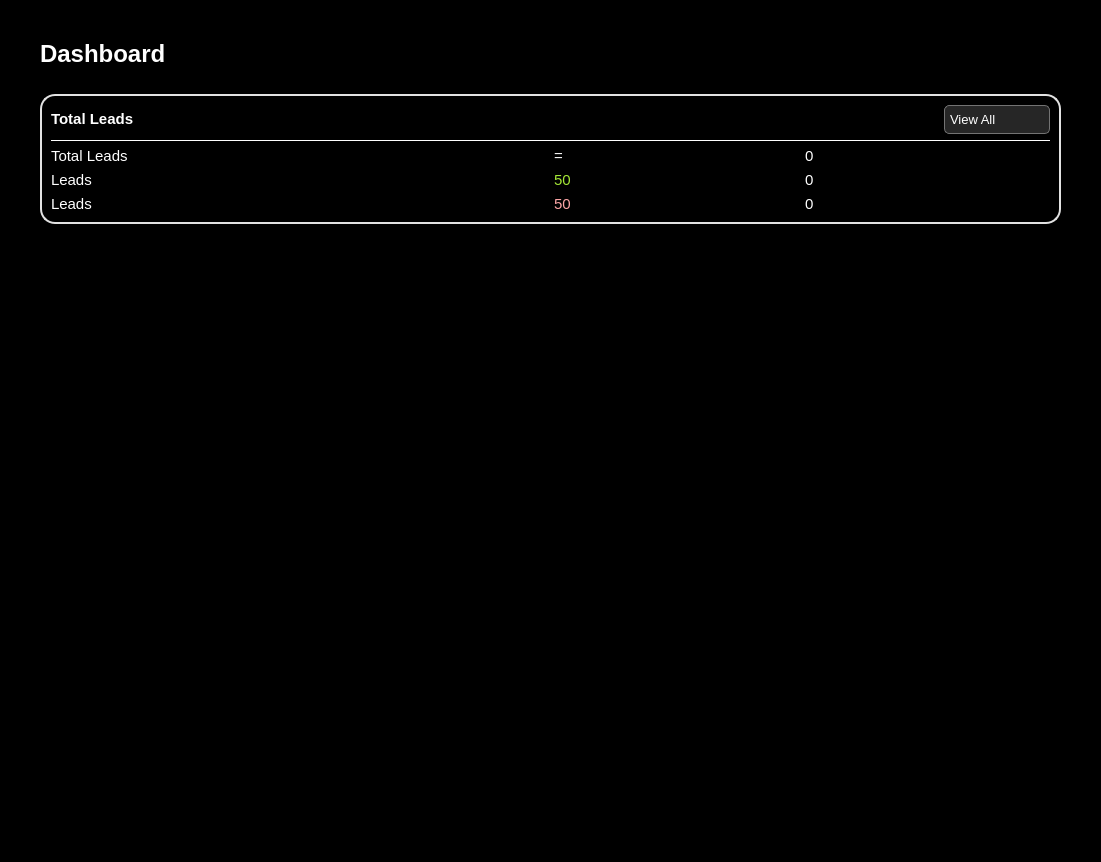
<?xml version="1.0" encoding="UTF-8"?>
<ui version="4.0">
 <class>dashboard</class>
 <widget class="QWidget" name="dashboard">
  <property name="geometry">
   <rect>
    <x>0</x>
    <y>0</y>
    <width>1101</width>
    <height>862</height>
   </rect>
  </property>
  <property name="windowTitle">
   <string>Dashboard</string>
  </property>
  <property name="styleSheet">
   <string notr="true">background-color: rgb(0, 0, 0);</string>
  </property>
  <layout class="QGridLayout" name="gridLayout">
   <item row="0" column="1">
    <spacer name="horizontalSpacer_2">
     <property name="orientation">
      <enum>Qt::Orientation::Horizontal</enum>
     </property>
     <property name="sizeHint" stdset="0">
      <size>
       <width>40</width>
       <height>20</height>
      </size>
     </property>
    </spacer>
   </item>
   <item row="1" column="0">
    <spacer name="verticalSpacer">
     <property name="orientation">
      <enum>Qt::Orientation::Vertical</enum>
     </property>
     <property name="sizeHint" stdset="0">
      <size>
       <width>20</width>
       <height>40</height>
      </size>
     </property>
    </spacer>
   </item>
   <item row="1" column="1">
    <layout class="QVBoxLayout" name="verticalLayout_23">
     <item>
      <layout class="QVBoxLayout" name="verticalLayout_2">
       <item>
        <widget class="QFrame" name="frame">
         <property name="styleSheet">
          <string notr="true">border: none;
</string>
         </property>
         <property name="frameShape">
          <enum>QFrame::Shape::StyledPanel</enum>
         </property>
         <property name="frameShadow">
          <enum>QFrame::Shadow::Raised</enum>
         </property>
         <layout class="QVBoxLayout" name="verticalLayout_3">
          <item>
           <layout class="QHBoxLayout" name="horizontalLayout_17">
            <item>
             <widget class="QLabel" name="leadprofile_lbl">
              <property name="sizePolicy">
               <sizepolicy hsizetype="Expanding" vsizetype="Fixed">
                <horstretch>0</horstretch>
                <verstretch>0</verstretch>
               </sizepolicy>
              </property>
              <property name="font">
               <font>
                <pointsize>18</pointsize>
                <bold>true</bold>
               </font>
              </property>
              <property name="styleSheet">
               <string notr="true">background: transparent;
color: #fff;
border: none;</string>
              </property>
              <property name="text">
               <string>Dashboard</string>
              </property>
             </widget>
            </item>
           </layout>
          </item>
          <item>
           <spacer name="horizontalSpacer_5">
            <property name="orientation">
             <enum>Qt::Orientation::Horizontal</enum>
            </property>
            <property name="sizeHint" stdset="0">
             <size>
              <width>40</width>
              <height>20</height>
             </size>
            </property>
           </spacer>
          </item>
          <item>
           <layout class="QHBoxLayout" name="horizontalLayout_16">
            <item>
             <layout class="QVBoxLayout" name="verticalLayout_4">
              <item>
               <layout class="QVBoxLayout" name="verticalLayout_7">
                <item>
                 <widget class="QFrame" name="frame_2">
                  <property name="styleSheet">
                   <string notr="true">border: 2px solid rgb(226, 226, 226);
border-radius: 15px;</string>
                  </property>
                  <property name="frameShape">
                   <enum>QFrame::Shape::StyledPanel</enum>
                  </property>
                  <property name="frameShadow">
                   <enum>QFrame::Shadow::Raised</enum>
                  </property>
                  <layout class="QVBoxLayout" name="verticalLayout_5">
                   <item>
                    <layout class="QHBoxLayout" name="horizontalLayout_5">
                     <item>
                      <widget class="QLabel" name="totalleadhead_lbl">
                       <property name="sizePolicy">
                        <sizepolicy hsizetype="Expanding" vsizetype="Fixed">
                         <horstretch>0</horstretch>
                         <verstretch>0</verstretch>
                        </sizepolicy>
                       </property>
                       <property name="font">
                        <font>
                         <pointsize>11</pointsize>
                         <bold>true</bold>
                        </font>
                       </property>
                       <property name="styleSheet">
                        <string notr="true">background: transparent;
color: #fff;
border: none</string>
                       </property>
                       <property name="text">
                        <string>Total Leads</string>
                       </property>
                      </widget>
                     </item>
                     <item>
                      <widget class="QComboBox" name="lead_combo">
                       <property name="font">
                        <font>
                         <family>Segoe UI</family>
                         <pointsize>10</pointsize>
                         <italic>false</italic>
                         <bold>false</bold>
                        </font>
                       </property>
                       <property name="cursor">
                        <cursorShape>PointingHandCursor</cursorShape>
                       </property>
                       <property name="styleSheet">
                        <string notr="true">QComboBox {
    background-color: #262626;
    border: 1px solid #737373;
    color: white;
    border-radius: 5px;
    padding: 5px;
    font: 10pt &quot;Segoe UI&quot;;
}

QComboBox::drop-down {
    border: none;
}

QComboBox QAbstractItemView {
    background-color: #262626;
    color: white;
    border-radius: 5px;
}

/* Down Arrow (Icon) */
QComboBox::down-arrow {
    image: url(:/Resources/dropdown_white.svg);
    width: 30px;
    height: 30px;
    margin-right: 15px; /* Space from the left */
}
</string>
                       </property>
                       <property name="placeholderText">
                        <string>View All</string>
                       </property>
                       <item>
                        <property name="text">
                         <string>View All</string>
                        </property>
                       </item>
                       <item>
                        <property name="text">
                         <string>Last 3 Days</string>
                        </property>
                       </item>
                       <item>
                        <property name="text">
                         <string>Last 7 Days</string>
                        </property>
                       </item>
                       <item>
                        <property name="text">
                         <string>Last 30 Days</string>
                        </property>
                       </item>
                      </widget>
                     </item>
                    </layout>
                   </item>
                   <item>
                    <widget class="Line" name="linelead">
                     <property name="styleSheet">
                      <string notr="true">
    background-color: white;
    max-height: 1px;
    min-height: 1px;
    border: none;
</string>
                     </property>
                     <property name="frameShadow">
                      <enum>QFrame::Shadow::Sunken</enum>
                     </property>
                     <property name="orientation">
                      <enum>Qt::Orientation::Horizontal</enum>
                     </property>
                    </widget>
                   </item>
                   <item>
                    <layout class="QHBoxLayout" name="horizontalLayout_2">
                     <item>
                      <layout class="QVBoxLayout" name="verticalLayout_10">
                       <item>
                        <widget class="QLabel" name="totalleadmini_lbl">
                         <property name="font">
                          <font>
                           <pointsize>11</pointsize>
                          </font>
                         </property>
                         <property name="styleSheet">
                          <string notr="true">background: transparent;
color: #fff;
border: none</string>
                         </property>
                         <property name="text">
                          <string>Total Leads</string>
                         </property>
                        </widget>
                       </item>
                       <item>
                        <widget class="QLabel" name="leadmini2_lbl">
                         <property name="font">
                          <font>
                           <pointsize>11</pointsize>
                          </font>
                         </property>
                         <property name="styleSheet">
                          <string notr="true">background: transparent;
color: #fff;
border: none</string>
                         </property>
                         <property name="text">
                          <string>Leads</string>
                         </property>
                        </widget>
                       </item>
                       <item>
                        <widget class="QLabel" name="leadmini1_lbl">
                         <property name="font">
                          <font>
                           <pointsize>11</pointsize>
                          </font>
                         </property>
                         <property name="styleSheet">
                          <string notr="true">background: transparent;
color: #fff;
border: none</string>
                         </property>
                         <property name="text">
                          <string>Leads </string>
                         </property>
                        </widget>
                       </item>
                      </layout>
                     </item>
                     <item>
                      <layout class="QVBoxLayout" name="verticalLayout_13">
                       <item>
                        <layout class="QHBoxLayout" name="horizontalLayout_3">
                         <item>
                          <layout class="QVBoxLayout" name="verticalLayout_11">
                           <item>
                            <widget class="QLabel" name="equal_lbl">
                             <property name="font">
                              <font>
                               <pointsize>11</pointsize>
                              </font>
                             </property>
                             <property name="styleSheet">
                              <string notr="true">background: transparent;
color: #fff;
border: none</string>
                             </property>
                             <property name="text">
                              <string>=</string>
                             </property>
                            </widget>
                           </item>
                           <item>
                            <layout class="QHBoxLayout" name="horizontalLayout_21">
                             <item>
                              <layout class="QVBoxLayout" name="verticalLayout_24">
                               <item>
                                <widget class="QLabel" name="green50_lbl">
                                 <property name="sizePolicy">
                                  <sizepolicy hsizetype="Preferred" vsizetype="Preferred">
                                   <horstretch>0</horstretch>
                                   <verstretch>0</verstretch>
                                  </sizepolicy>
                                 </property>
                                 <property name="font">
                                  <font>
                                   <pointsize>11</pointsize>
                                  </font>
                                 </property>
                                 <property name="styleSheet">
                                  <string notr="true">background: transparent;
color: #A3E635;
border: none</string>
                                 </property>
                                 <property name="text">
                                  <string>50</string>
                                 </property>
                                </widget>
                               </item>
                               <item>
                                <widget class="QLabel" name="red50_lbl">
                                 <property name="font">
                                  <font>
                                   <pointsize>11</pointsize>
                                  </font>
                                 </property>
                                 <property name="styleSheet">
                                  <string notr="true">background: transparent;
color: #FCA5A5;
border: none</string>
                                 </property>
                                 <property name="text">
                                  <string>50</string>
                                 </property>
                                </widget>
                               </item>
                              </layout>
                             </item>
                             <item>
                              <layout class="QVBoxLayout" name="verticalLayout_25">
                               <item>
                                <widget class="QLabel" name="up50_lbl">
                                 <property name="sizePolicy">
                                  <sizepolicy hsizetype="Preferred" vsizetype="Preferred">
                                   <horstretch>0</horstretch>
                                   <verstretch>0</verstretch>
                                  </sizepolicy>
                                 </property>
                                 <property name="styleSheet">
                                  <string notr="true">border: none;</string>
                                 </property>
                                 <property name="text">
                                  <string/>
                                 </property>
                                 <property name="pixmap">
                                  <pixmap resource="../qrc/icons.qrc">:/Resources/box_up.png</pixmap>
                                 </property>
                                </widget>
                               </item>
                               <item>
                                <widget class="QLabel" name="down50_lbl">
                                 <property name="styleSheet">
                                  <string notr="true">border: none;</string>
                                 </property>
                                 <property name="text">
                                  <string/>
                                 </property>
                                 <property name="pixmap">
                                  <pixmap resource="../qrc/icons.qrc">:/Resources/box_down.png</pixmap>
                                 </property>
                                </widget>
                               </item>
                              </layout>
                             </item>
                            </layout>
                           </item>
                          </layout>
                         </item>
                         <item>
                          <layout class="QVBoxLayout" name="verticalLayout_12">
                           <item>
                            <widget class="QLabel" name="total_leads_qty_lbl">
                             <property name="font">
                              <font>
                               <pointsize>11</pointsize>
                              </font>
                             </property>
                             <property name="styleSheet">
                              <string notr="true">background: transparent;
color: #fff;
border: none</string>
                             </property>
                             <property name="text">
                              <string>0</string>
                             </property>
                            </widget>
                           </item>
                           <item>
                            <widget class="QLabel" name="leads_50_up_lbl">
                             <property name="font">
                              <font>
                               <pointsize>11</pointsize>
                              </font>
                             </property>
                             <property name="styleSheet">
                              <string notr="true">background: transparent;
color: #fff;
border: none</string>
                             </property>
                             <property name="text">
                              <string>0</string>
                             </property>
                            </widget>
                           </item>
                           <item>
                            <widget class="QLabel" name="leads_50_down_lbl">
                             <property name="font">
                              <font>
                               <pointsize>11</pointsize>
                              </font>
                             </property>
                             <property name="styleSheet">
                              <string notr="true">background: transparent;
color: #fff;
border: none</string>
                             </property>
                             <property name="text">
                              <string>0</string>
                             </property>
                            </widget>
                           </item>
                          </layout>
                         </item>
                        </layout>
                       </item>
                      </layout>
                     </item>
                    </layout>
                   </item>
                  </layout>
                 </widget>
                </item>
               </layout>
              </item>
             </layout>
            </item>
           </layout>
          </item>
          <item>
           <spacer name="verticalSpacer_7">
            <property name="orientation">
             <enum>Qt::Orientation::Vertical</enum>
            </property>
            <property name="sizeHint" stdset="0">
             <size>
              <width>20</width>
              <height>40</height>
             </size>
            </property>
           </spacer>
          </item>
         </layout>
        </widget>
       </item>
      </layout>
     </item>
    </layout>
   </item>
   <item row="1" column="2">
    <spacer name="verticalSpacer_2">
     <property name="orientation">
      <enum>Qt::Orientation::Vertical</enum>
     </property>
     <property name="sizeHint" stdset="0">
      <size>
       <width>20</width>
       <height>40</height>
      </size>
     </property>
    </spacer>
   </item>
   <item row="2" column="1">
    <spacer name="horizontalSpacer_3">
     <property name="orientation">
      <enum>Qt::Orientation::Horizontal</enum>
     </property>
     <property name="sizeHint" stdset="0">
      <size>
       <width>40</width>
       <height>20</height>
      </size>
     </property>
    </spacer>
   </item>
  </layout>
 </widget>
 <resources>
  <include location="../qrc/icons.qrc"/>
 </resources>
 <connections/>
</ui>
